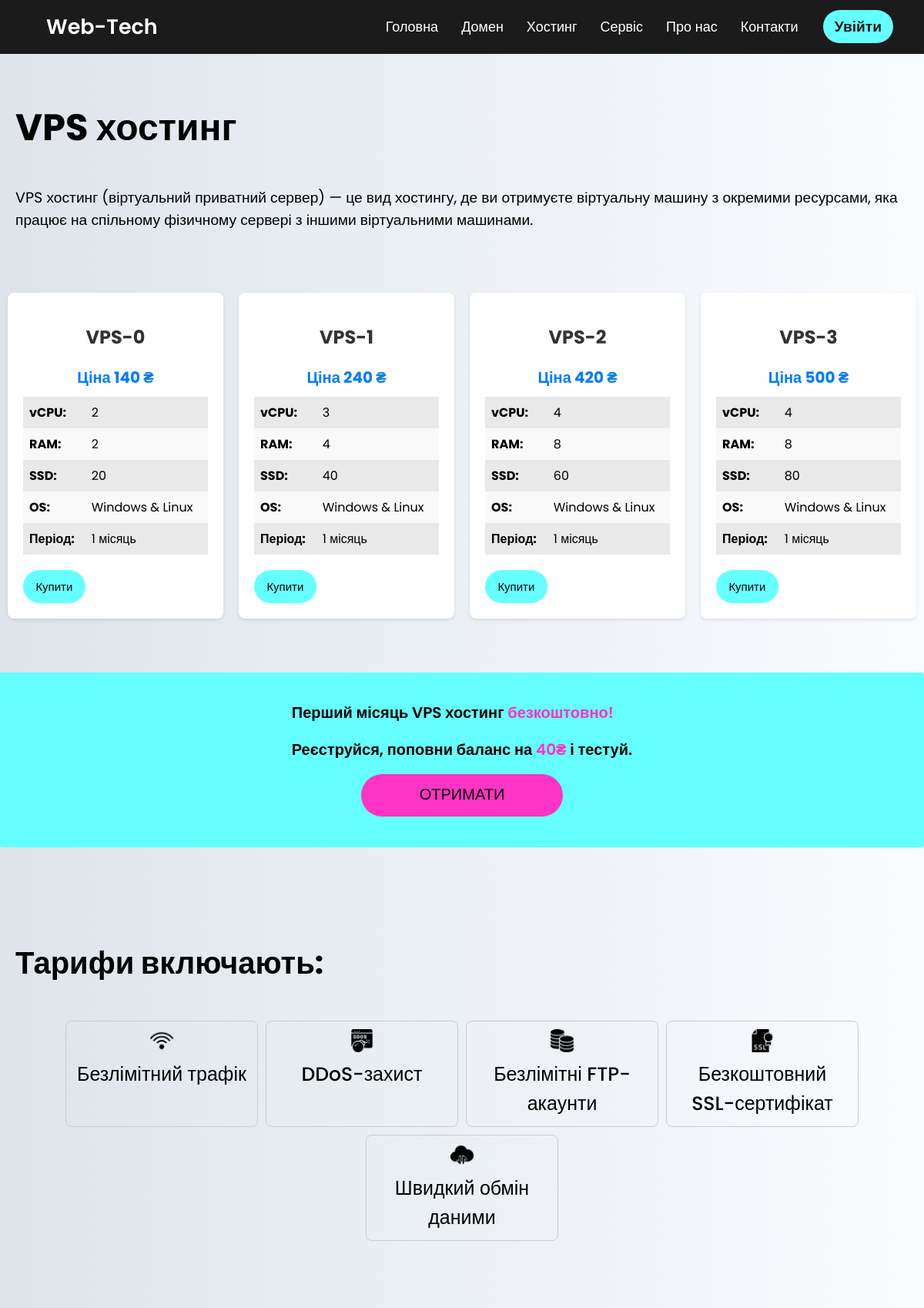
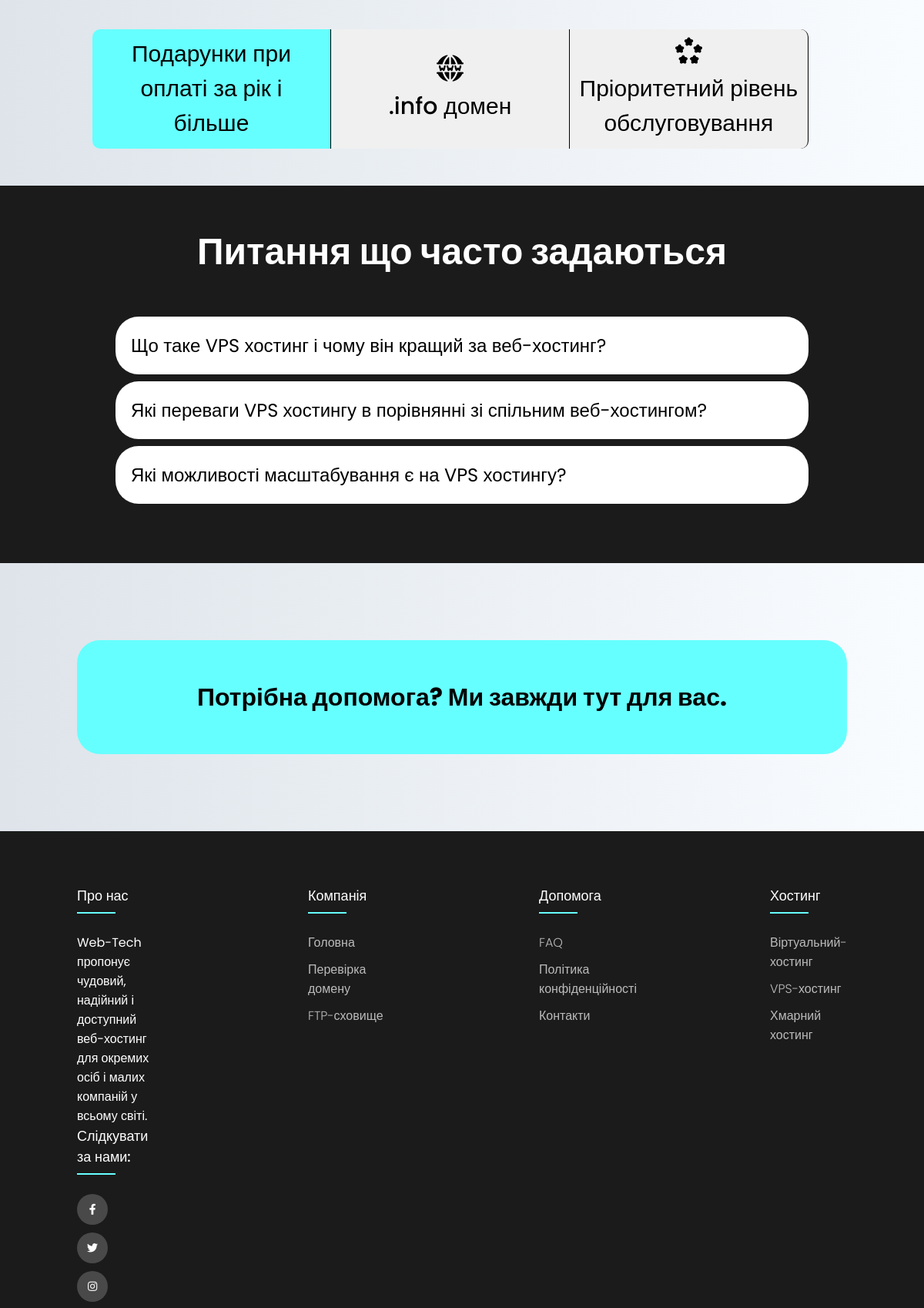
Screenshot of /host/vps-hosting/ (upper part) with the database file from the repository (2 pictures, top to bottom).
### host_page/models.py (models this page shows, shortened)
class Product_vps_hosting(models.Model):
    name = models.CharField(max_length=255)
    price = models.DecimalField(max_digits=10, decimal_places=0)
    vcpu = models.IntegerField()
    ram = models.IntegerField()
    ssd = models.IntegerField()
    os = models.CharField(max_length=50)

### host_page/views.py (the view)
# urls.py: path('vps-hosting/', views.vps_hosting_view, name='vps_hosting_view'),
def vps_hosting_view(request):
    products_vps = Product_vps_hosting.objects.all()
    return render(request, 'host_page/vps_hosting.html', {'products_vps': products_vps})

### host_page/templates/host_page/vps_hosting.html (shortened to what this page needs)
{% extends 'host_page/base.html' %}
{% block content %}
<div class="container-dom">
    <div class="dom-h1">
        <h1>VPS хостинг</h1>
    </div>
    <div class="dom-text">
        VPS хостинг (віртуальний приватний сервер) — це вид хостингу, де ви отримуєте віртуальну машину з окремими ресурсами, яка працює на спільному фізичному сервері з іншими віртуальними машинами.
    </div>
</div>
{% endblock %}
{% block cards %}
<div class="container-card">
        {% for product in products_vps %}
    <div class="card">
        <h2>{{ product.name }}</h2>
        <div class="price" data-price="{{ product.price }}">Ціна {{ product.price }} ₴</div>
          <form>
              <div class="info-row">
                  <span class="info-label">vCPU:</span>
                  <span class="info-value" id="ssd1">{{ product.vcpu }}</span>
              </div>
              <div class="info-row">
                  <span class="info-label">RAM:</span>
                  <span class="info-value" id="websites1">{{ product.ram }}</span>
              </div>
              <div class="info-row">
                  <span class="info-label">SSD:</span>
                  <span class="info-value" id="subdomains1">{{ product.ssd }}</span>
              </div>
              <div class="info-row">
                  <span class="info-label">OS:</span>
                  <span class="info-value" id="databases1">{{ product.os }}</span>
              </div>
              <div class="info-row">
                  <span class="info-label">Період:</span>
                  <span class="info-value" id="period1">1 місяць</span>
              </div>
              <button type="button" class="buy-button">Купити</button>
          </form>
      </div>
      {% endfor %}
    </div>
{% endblock %}
{% block host_try %}
<div class="hosting_try">
      <p class="hosting_try-text">
        Перший місяць VPS хостинг <span class="hosting_highlighted-try-text">безкоштовно!</span>
        <br>
        <br>
        Реєструйся, поповни баланс на <span class="hosting_highlighted-try-text">40₴</span> і тестуй.
      </p>
      <a class="hosting_try-btn" href="">
        <span class="common-btn-text">ОТРИМАТИ</span>
      </a>
    </div>
{% endblock %}
{% block faqs %}
  <section id="section_faq" class="section_faq">
    <h1>Питання що часто задаються</h1>
    <ul>
      <li>
        <div class="question">
          <span>
                Що таке VPS хостинг і чому він кращий за веб-хостинг?
          </span>
        </div>
      </li>
      <li>
        <div class="question">
          <span>
              Які переваги VPS хостингу в порівнянні зі спільним веб-хостингом?
          </span>
        </div>
      </li>
      <li>
        <div class="question">
          <span>
            Які можливості масштабування є на VPS хостингу?
            </span>
        </div>
      </li>
    </ul>
  </section>
{% endblock %}

### hosting/static/css/style.css (style rules this page uses)
* { margin: 0; padding: 0; user-select: none; box-sizing: border-box; font-family: 'Poppins', sans-serif; }
body { margin: 0 auto; max-width: 2000px; background: linear-gradient(to right, #DEE4EA, #F9FCFF); }
p { font-size: 30px; font-weight: 500; }
ul { list-style: none; }
h2 { text-align: center; padding: 20px; }
.container-dom { max-width: 1500px; margin: 0 auto; margin-bottom: 100px; padding: 20px; }
.dom-h1 { margin-top: 40px; margin-bottom: 40px; color: black; font-size: 1.5rem; }
.dom-text { font-size: 1.2rem; display: flex; }
.section_faq { margin-top: 3rem; display: flex; flex-direction: column; align-items: center; background-color: #1b1b1b; padding-bottom: 20px; }
.section_faq h1 { font-size: 3rem; color: white; text-align: center; margin-top: 50px; }
.section_faq ul { margin: 3rem auto; width: 75%; max-width: 900px; }
.section_faq ul li { list-style: none; margin-bottom: 8px; }
.section_faq .question { margin-bottom: 1px; padding: 20px; width: 100%; background-color: white; display: flex; justify-content: space-between; align-items: center; font-size: 24px; font-weight: 400; cursor: pointer; border-radius: 30px; }
.container-card { margin-top: -50px; display: flex; justify-content: center; flex-wrap: wrap; }
.card { flex: 1; max-width: 400px; margin: 10px; background-color: #fff; padding: 20px; border-radius: 8px; box-shadow: 0 2px 4px rgba(0, 0, 0, 0.1); transition: transform 0.3s ease; display: flex; flex-direction: column; align-items: center; }
.card h2 { text-align: center; color: #333; }
.price { font-size: 20px; font-weight: bold; color: #007bff; margin-bottom: 10px; align-items: center; justify-content: center; display: flex; }
form { display: table; width: 100%; }
.info-row { display: table-row; }
.info-label, .info-value { display: table-cell; padding: 8px; }
.info-row:nth-child(even) { background-color: #f9f9f9; }
.info-row:nth-child(odd) { background-color: #e9e9e9; }
.info-label { font-weight: bold; }
.info-value { font-weight: normal; }
.buy-button { width: 100%; padding: 10px; border: none; background-color: #66ffff; color: #000; text-align: center; border-radius: 4px; cursor: pointer; transition: background-color 0.3s ease; margin-top: 20px; border-radius: 30px; font-size: 15px; }
.hosting_try { max-width: 1500px; flex-direction: column; align-items: center; background-color: #66ffff; border-radius: 3px; display: flex; justify-content: space-around; width: 100%; padding: 40px 60px; margin: 60px auto; }
.hosting_try-text { font-size: 20px; font-style: normal; font-weight: 600; line-height: 120%; }
.hosting_highlighted-try-text { color: #ff33c5; }
.hosting_try-btn { background: #ff33c5; font-size: 20px; height: 55px; max-width: 262px; width: 100%; text-align: center; color: black; text-decoration: none; padding-top: 11px; border-radius: 30px; margin-top: 20px; }
a { text-decoration: none; color: #767676; font-size: 14px; }

### rows the page displays
Product_vps_hosting: name "VPS-0", price "140", vcpu "2", ram "2", ssd "20", os "Windows & Linux"
Product_vps_hosting: name "VPS-1", price "240", vcpu "3", ram "4", ssd "40", os "Windows & Linux"
Product_vps_hosting: name "VPS-2", price "420", vcpu "4", ram "8", ssd "60", os "Windows & Linux"
Product_vps_hosting: name "VPS-3", price "500", vcpu "4", ram "8", ssd "80", os "Windows & Linux"
